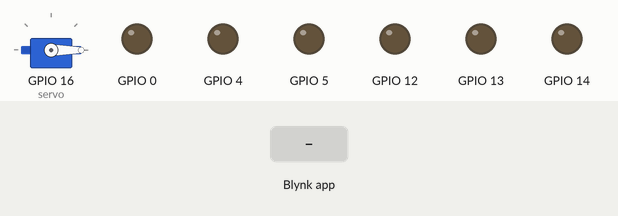
Bench run of a sketch on a simulated ESP8266 (NodeMCU). On the bench: servo, output pins drawn as LEDs (lit = HIGH). Inputs (shaded band) come from the test bench. WiFi joins after 1.5 s; servers stay silent unless stated.

Above: at 3.0 s.
3.1 s: Blynk app writes 1 to V1
At 3.9 s:
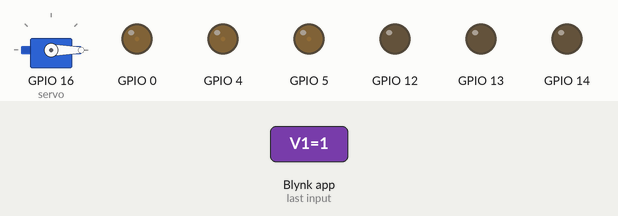
4.6 s: Blynk app writes 200 to V1
At 5.0 s:
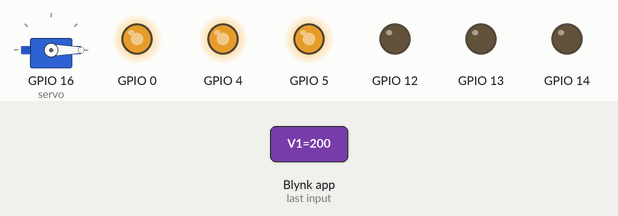
6.1 s: Blynk app writes 1 to V2
At 7.3 s:
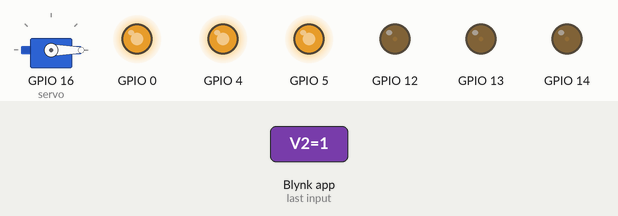
7.6 s: Blynk app writes 0 to V1
At 8.5 s:
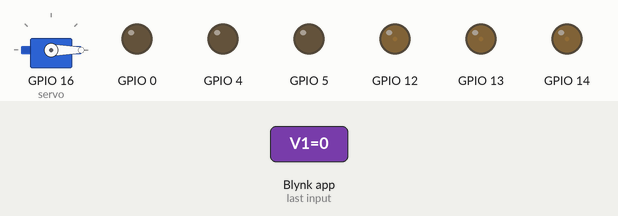
9.1 s: Blynk app writes 200 to V2
At 9.6 s:
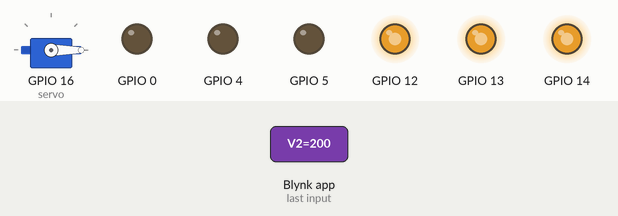
10.6 s: Blynk app writes 1 to V4
At 12.0 s:
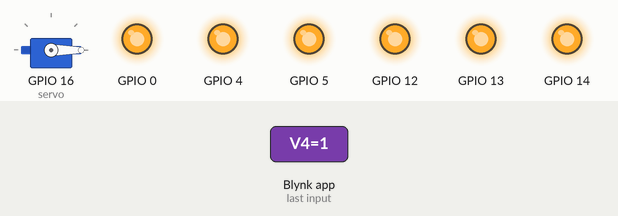
Timing chart, 0 to 13.1 s (numbered marks = the images above; inputs shaded):
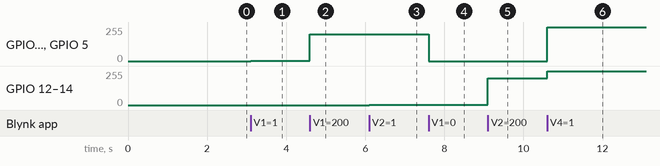

Measured:
- after the input at 3.1 s, GPIO 0, GPIO 4, GPIO 5: 0/255 → 1/255 at once
- after the input at 4.6 s, GPIO 0, GPIO 4, GPIO 5: 1/255 → 200/255 at once
- after the input at 6.1 s, GPIO 12–14: 0/255 → 1/255 at once
- after the input at 7.6 s, GPIO 0, GPIO 4, GPIO 5: 200/255 → 0/255 at once
- after the input at 9.1 s, GPIO 12–14: 1/255 → 200/255 at once
- after the input at 10.6 s, GPIO 0, GPIO 4, GPIO 5: 0/255 → 255/255 at once; GPIO 12–14: 200/255 → 255/255 at once

The sketch:

Blynk_WiFi_NodeMCU.ino
```cpp
#define BLYNK_PRINT Serial

#include <Servo.h>
#include <ESP8266WiFi.h>
#include <BlynkSimpleEsp8266.h>


Servo servo;
char auth[] = "sQKiobb7-cy_kbbWmJU0P7madQiHfcH-";

char ssid[] = "Sandeep Bansal_2.4ghz";
char pass[] = "gggggggg";
BLYNK_WRITE(V1){
  int r = param[0].asInt();
  int g = param[1].asInt();
  int b = param[2].asInt();
  analogWrite(5, r);
  analogWrite(4, g);
  analogWrite(0, b);
}

BLYNK_WRITE(V2){
  int r = param[0].asInt();
  int g = param[1].asInt();
  int b = param[2].asInt();
  analogWrite(14, r);
  analogWrite(12, g);
  analogWrite(13, b);
}

BLYNK_WRITE(V4){
  int val = param.asInt();
  digitalWrite(2, val);
  digitalWrite(0, 255-val);
  digitalWrite(4, 255-val);
  digitalWrite(5, 255-val);
  digitalWrite(15, val);
  digitalWrite(12, 255-val);
  digitalWrite(13, 255-val);
  digitalWrite(14, 255-val);

}
BLYNK_WRITE(V6){
  int val = param.asInt();
  if(val==0){
    servo.write(360);
  }
  else{
    servo.write(90);
  }
}
void setup()
{
  // Debug console
  Serial.begin(9600);
  servo.attach(16);
  servo.write(0);
  Blynk.begin(auth, ssid, pass);
  // You can also specify server:
  //Blynk.begin(auth, ssid, pass, "blynk-cloud.com", 80);
  //Blynk.begin(auth, ssid, pass, IPAddress(192,168,1,100), 8080);
}

void loop()
{
  Blynk.run();
}
```
